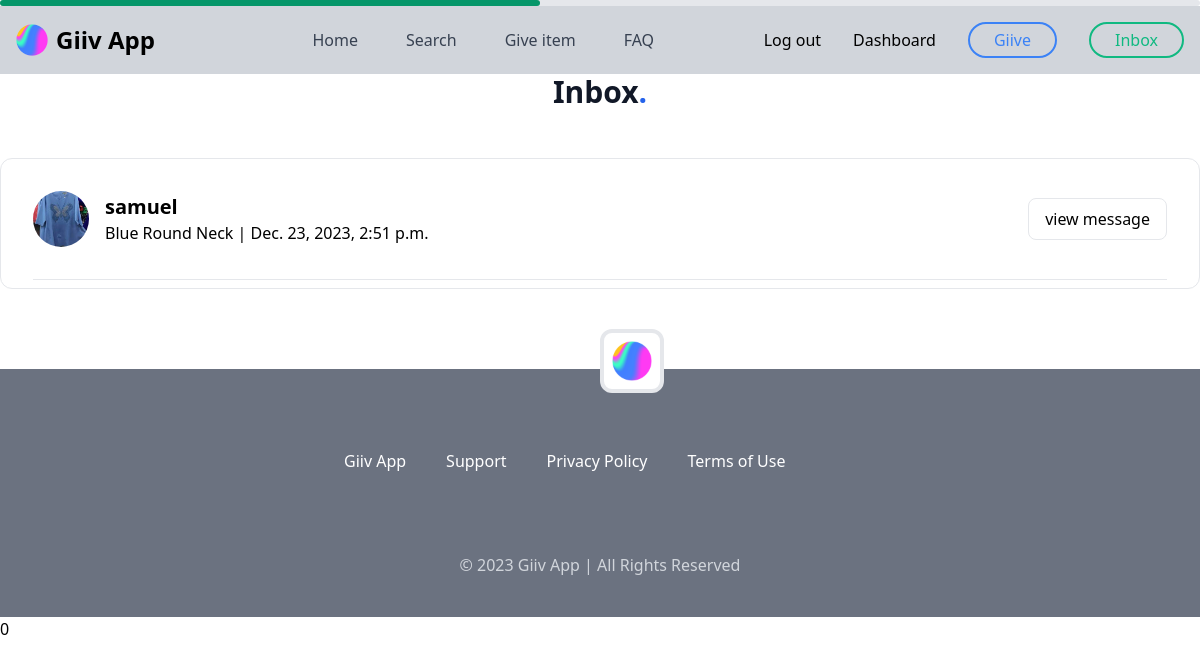
Page /inbox/ (signed in) on the committed database.
### chats/models.py (models this page shows)
class Conversations(models.Model):
    item = models.ForeignKey(Item, related_name='conversations', on_delete=models.CASCADE)
    members = models.ManyToManyField(User, related_name='conversations')
    created_at = models.DateTimeField(auto_now_add=True)
    modified_at = models.DateTimeField(auto_now=True)
    class Meta:
        ordering = ('-modified_at',)

### core/models.py (models this page shows, shortened)
class Item(models.Model):
    category = models.ForeignKey(Category, related_name='items', on_delete=models.CASCADE)
    title = models.CharField(max_length=100)
    description = models.TextField(blank=False, null=False, default='the description of the item')
    details = models.TextField(blank=True, null=True, default='more details about picking up, or the number to call')
    location = models.CharField(max_length=150)
    state = models.CharField(max_length=30)
    created_by = models.ForeignKey(User, related_name='items', on_delete=models.CASCADE)
    is_available = models.BooleanField(default=False)
    image = models.ImageField(upload_to='item_images', blank=False, null=False)
    created_at = models.DateTimeField(auto_now_add=True)
    class Meta:
        ordering = ('title',)
        verbose_name_plural = 'Items'

### userauth/models.py (models this page shows, shortened)
class User(AbstractUser):
    email = models.EmailField(unique=True, null=False)
    username = models.CharField(max_length=50, unique=True)
    full_name = models.CharField(max_length=50, default="full name")
    location = models.CharField(max_length=50)
    joined_at = models.DateTimeField(auto_now_add=True)
    avatar = models.ImageField(upload_to='profile_pics', max_length=None, default='null.jpg')
    USERNAME_FIELD = 'email'
    REQUIRED_FIELDS = ['username',]

### chats/views.py (the view)
# urls.py: path('inbox/', views.inbox, name="inbox"),
@login_required
def inbox(request):
    conversation = Conversations.objects.filter(members__in=[request.user.id])
    context={
        "conversation": conversation
    }
    return render(request, "chats/inbox.html", context)

### chats/Templates/chats/inbox.html (shortened to what this page needs)
{% extends 'core/base.html' %}
{% block content %}
<h3 class="mb-12 text-center font-sans text-3xl font-bold text-gray-900">Inbox<span class="text-blue-600">.</span></h3>
{% for c in conversation %}
<div class="mx-2 my-10 rounded-xl border bg-white px-1 sm:mx-auto  sm:px-8">
    <div class="mb-2 flex flex-col gap-y-6 border-b py-8 sm:flex-row sm:items-center sm:justify-between">
      <div class="flex items-center">
        <img class="h-14 w-14 rounded-full object-cover" src="{{c.item.image.url}}" alt="Simon Lewis" />
        {% for member in c.members.all %}
        {% if member != request.user %}
            <div class="ml-4 ">
            <p class="text-slate-800 text-xl font-extrabold">{{member.username}}</p>
            <p class="text-slate-500">{{c.item.title}} | {{c.modified_at}}</p>
            </div>
            {% endif %}
            {% endfor %}
      </div>
        <a href="{% url "chats:dm" c.id %}" class="flex items-center justify-center gap-1 rounded-lg border border-emerald-500 px-4 py-2 font-medium text-emerald-500 focus:outline-none focus:ring hover:bg-emerald-100">
            <span>view message</span>
        </a>
    </div>
</div>
        {% endfor %}
{% endblock content %}

### rows in the picture
Conversations: item.image (picture), item "Blue Round Neck", modified_at "Dec. 23, 2023, 2:51 p.m."
User: username "samuel"
